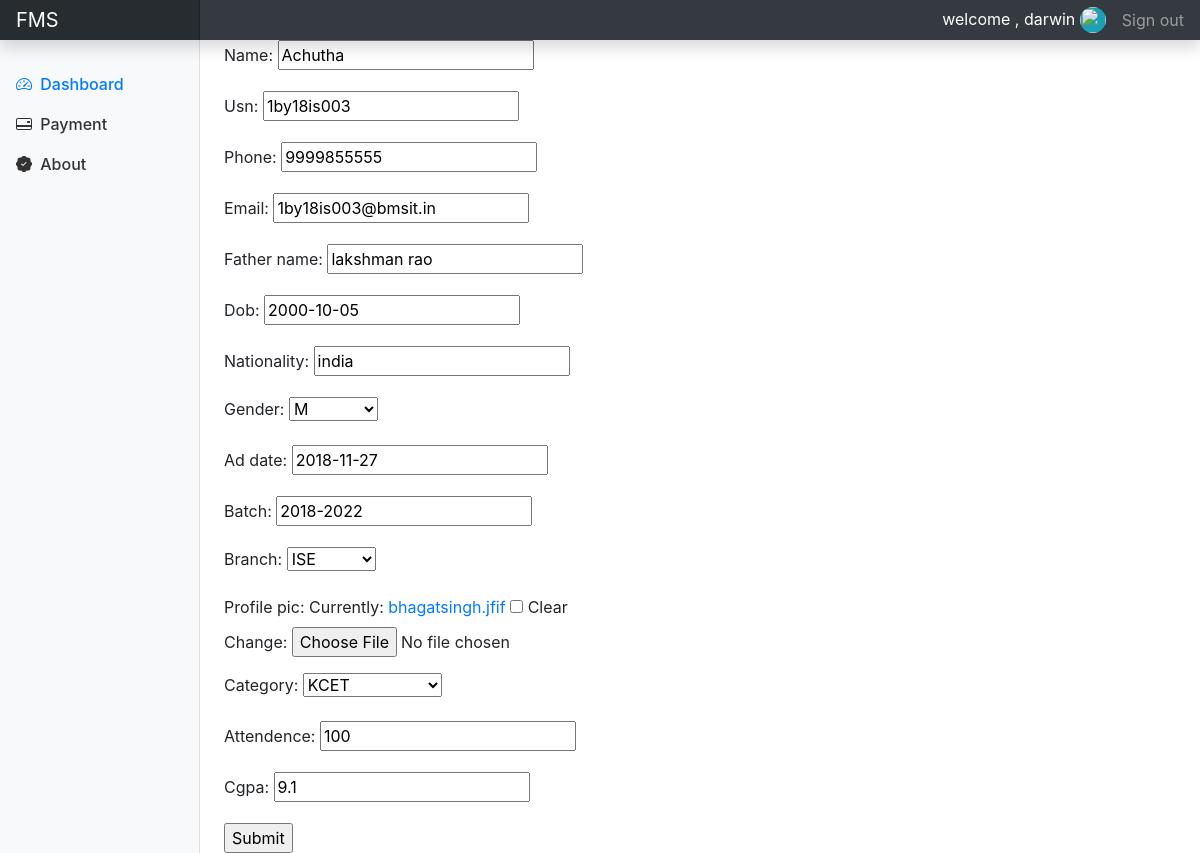
Before: /update_student/12/ (signed in) with the older database file.
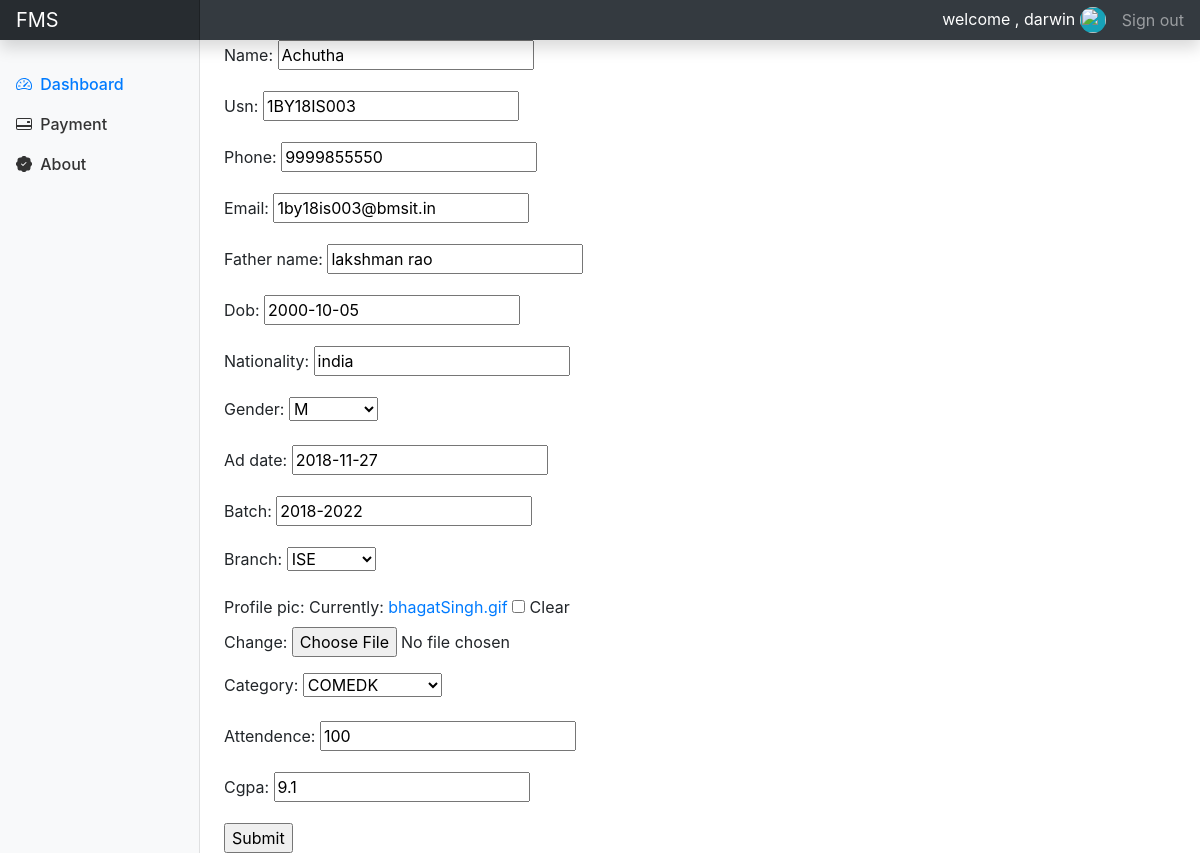
After: the same page with the newer database file.
### accounts/models.py (models this page shows, shortened)
class Student(models.Model):
	BRANCH = (
		('CSE','CSE'),
		('ISE','ISE'),
		('ME','ME'),
		('CVE','CVE'),
		('ECE','ECE'),
		('EEE','EEE'),
		('Aeronautical/ Aerospace Eng','AE'),
		('Artificial Intelligence Eng','AIE'),
		)
	CATEGORY1 = (
		('KCET','KCET'),
		('COMEDK','COMEDK'),
		('MANAGEMENT','MANAGEMENT')
		)
	EDUCATIONAL_LEVEL = (
		('12','12'),
		('DIPLOMA','DIPLOMA'),
		)
	GENDER = (
		('MALE','M'),
		('FEMALE','F'),
		('OTHER','O')
		)
	user = models.OneToOneField(User, null=True, blank=True, on_delete=models.CASCADE)
	name = models.CharField(max_length=200, null=True)
	usn = models.CharField(max_length=200, unique=True, null=True)
	phone = models.CharField(max_length=200, null=True)
	email = models.CharField(max_length=200, null=True)
	father_name = models.CharField(max_length=50, null=True, blank=True)
	dob = models.DateField(null=True,blank=True)
	nationality = models.CharField(max_length=20, null=True, blank=True)
	gender = models.CharField(max_length=10, null=True, choices=GENDER)
	ad_date = models.DateField(null=True, blank=True)
	batch = models.CharField(max_length=10)
	branch = models.CharField(max_length=50, choices=BRANCH)
	sem = models.CharField(max_length=5)
	profile_pic = models.ImageField(default="default_profile_pic.png",null=True, blank=True)
	category = models.CharField(max_length=20, choices=CATEGORY1)
	ed_level = models.CharField(max_length=20, choices=EDUCATIONAL_LEVEL)
	attendence = models.IntegerField(null=True, blank=True)
	cgpa = models.FloatField(null=True, blank=True)
	created_at = models.DateTimeField(auto_now_add=True, null=True)
	updated_at = models.DateTimeField(auto_now=True, null=True)

### accounts/decorators.py (the view)
		def wrapper_func(request, *args, **kwargs):
			group = None;
			if request.user.groups.exists():
				group = request.user.groups.all()[0].name
			if group in allowed_roles:
				return view_func(request, *args, **kwargs)
			else:
				return HttpResponse("U are not authorized to view this page")

### accounts/forms.py
class UpdateStudentForm(ModelForm):
	class Meta:
		model = Student
		fields = ['name','usn','phone','email','father_name','dob','nationality','gender','ad_date','batch','branch','profile_pic','category','attendence','cgpa']

### accounts/views.py (called while the page is built)
@login_required(login_url='login')
@allowed_users(allowed_roles=['admin'])
def updateStudent(request, pk):
	student = Student.objects.get(id=pk)
	form = UpdateStudentForm(instance=student)
	if request.method == "POST":
		form = UpdateStudentForm(request.POST, instance=student)
		if form.is_valid():
			form.save()
			return redirect('/')
	context = {'form':form}
	return render(request, 'accounts/updatestudent_form.html', context)

### accounts/templates/accounts/updatestudent_form.html (shortened to what this page needs)
{% extends 'accounts/main.html' %}
{% load static %}
{% block content %}
<br>
<div class="col-md-9 ml-sm-auto col-lg-10 px-md-4">
	<form action="" method="POST">
		{{form.as_p}}
		<input type="submit" name="Submit">
	</form>
</div>
{% endblock %}

Changed rows visible on the page:
changed Student "Achutha": usn "1by18is003" → "1BY18IS003"; phone "9999855555" → "9999855550"; category "KCET" → "COMEDK"
Other visible differences:
text no longer shown: "Name: Usn: Phone: Email: Father name: Dob: Nationality: Gender: Ad date: Batch: Branch: Profile pic: Currently: bhagatsingh.jfif Clear Change: Category: Attendence: Cgpa:"
text now shown: "Name: Usn: Phone: Email: Father name: Dob: Nationality: Gender: Ad date: Batch: Branch: Profile pic: Currently: bhagatSingh.gif Clear Change: Category: Attendence: Cgpa:"
